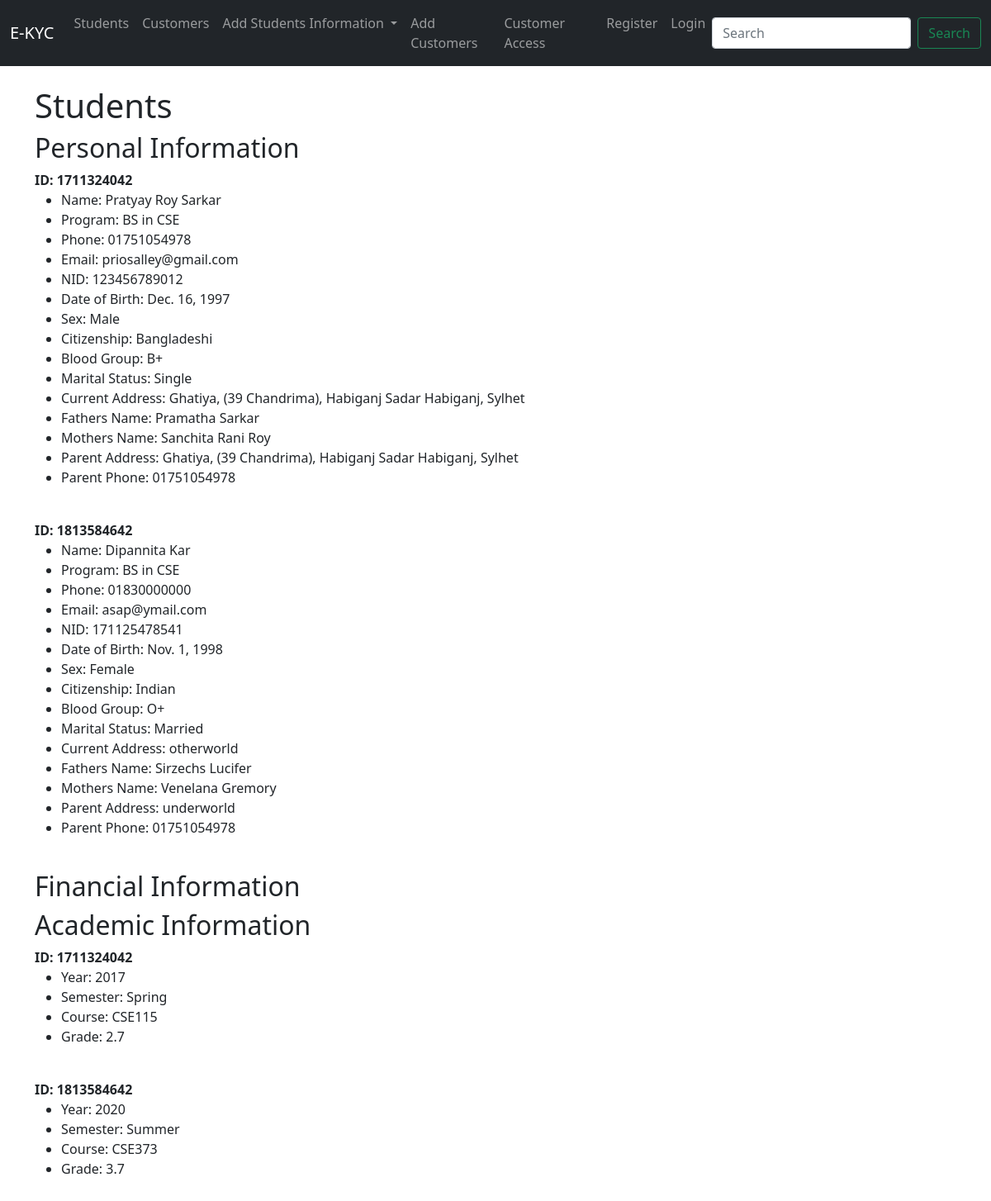
/students, run on the app's committed database.
### mainapp/models.py (models this page shows)
class Student(models.Model):
    nsu_id = models.CharField(max_length=10, primary_key= True)
    full_name = models.CharField(max_length=50)
    program_name = models.CharField(max_length=100)
    personal_email = models.EmailField(max_length=50)
    cell_phone = models.CharField(max_length=15)
    nid = models.CharField(max_length=20)
    date_of_birth = models.DateField()
    m = "Male"
    f = "Female"
    sex_choices = (
        (m, "Male"),
        (f, "Female")
    )
    sex = models.CharField(max_length=7, choices=sex_choices)
    blood_group = models.CharField(max_length=5)
    citizenship = models.CharField(max_length=20)
    marital_status = models.CharField(max_length=10)
    current_address = models.TextField(blank=True)
    father_name = models.CharField(max_length=50)
    mother_name = models.CharField(max_length=50)
    parent_address = models.TextField(blank=True)
    parent_phone = models.CharField(max_length=15)
    def __str__(self):
        return self.nsu_id

class Result(models.Model):
    student = models.ForeignKey(Student, on_delete=models.CASCADE)
    course = models.ForeignKey(Course, on_delete=models.CASCADE)
    grade = models.FloatField()
    year = models.CharField(max_length=4)
    semester = models.CharField(max_length=6)

class Course(models.Model):
    course_code = models.CharField(max_length=6)
    course_credit = models.IntegerField()
    course_title = models.CharField(max_length=35)
    def __str__(self):
        return self.course_code

### mainapp/views.py (the view)
# urls.py: path('students', views.all_students, name="list_students"),
def all_students(request):
    student_list = Student.objects.all()
    financial_list = Financial.objects.all()
    course_list = Course.objects.all()
    result_list = Result.objects.all()
    return render(request, 'mainapp/student_list.html',
    {"student_list": student_list,
    "financial_list": financial_list,
    "course_list": course_list,
    "result_list": result_list
    })

### mainapp/templates/mainapp/student_list.html (shortened to what this page needs)
{% extends 'mainapp/base.html' %}
{% block content %}
    <h1>Students</h1>
    <h2>Personal Information</h2>
{% for person in student_list %}
    <strong>ID: {{ person }}</strong>
    <ul>
    <li>Name: {{ person.full_name }}</li>
    <li>Program: {{ person.program_name }}</li>
    <li>Phone: {{ person.cell_phone }}</li>
    <li>Email: {{ person.personal_email }}</li>
    <li>NID: {{ person.nid }}</li>
    <li>Date of Birth: {{ person.date_of_birth }}</li>
    <li>Sex: {{ person.sex }}</li>
    <li>Citizenship: {{ person.citizenship }}</li>
    <li>Blood Group: {{ person.blood_group }}</li>
    <li>Marital Status: {{ person.marital_status }}</li>
    <li>Current Address: {{ person.current_address }}</li>
    <li>Fathers Name: {{ person.father_name }}</li>
    <li>Mothers Name: {{ person.mother_name }}</li>
    <li>Parent Address: {{ person.parent_address }}</li>
    <li>Parent Phone: {{ person.parent_phone }}</li>
    </ul>
    <br/>
{% endfor %}
    <h2>Financial Information</h2>
<h2>Academic Information</h2>
{% for result in result_list %}
    <strong>ID: {{ result.student }}</strong>
    <ul>
    <li>Year: {{ result.year }}</li>
    <li>Semester: {{ result.semester }}</li>
    <li>Course: {{ result.course }}</li>
    <li>Grade: {{ result.grade }}</li>
    </ul>
    <br/>
{% endfor %}
{% endblock %}

### data on the page
Student: nsu_id "1711324042", full_name "Pratyay Roy Sarkar", program_name "BS in CSE", cell_phone "01751054978", personal_email "priosalley@gmail.com", nid "123456789012", date_of_birth "Dec. 16, 1997", sex "Male", citizenship "Bangladeshi", blood_group "B+", marital_status "Single", current_address "Ghatiya, (39 Chandrima), Habiganj Sadar Habiganj, Sylhet", father_name "Pramatha Sarkar", mother_name "Sanchita Rani Roy", parent_address "Ghatiya, (39 Chandrima), Habiganj Sadar Habiganj, Sylhet", parent_phone "01751054978"
Student: nsu_id "1813584642", full_name "Dipannita Kar", program_name "BS in CSE", cell_phone "01830000000", personal_email "asap@ymail.com", nid "171125478541", date_of_birth "Nov. 1, 1998", sex "Female", citizenship "Indian", blood_group "O+", marital_status "Married", current_address "otherworld", father_name "Sirzechs Lucifer", mother_name "Venelana Gremory", parent_address "underworld", parent_phone "01751054978"
Result: student "1711324042", year "2017", semester "Spring", course "CSE115", grade "2.7"
Result: student "1813584642", year "2020", semester "Summer", course "CSE373", grade "3.7"
